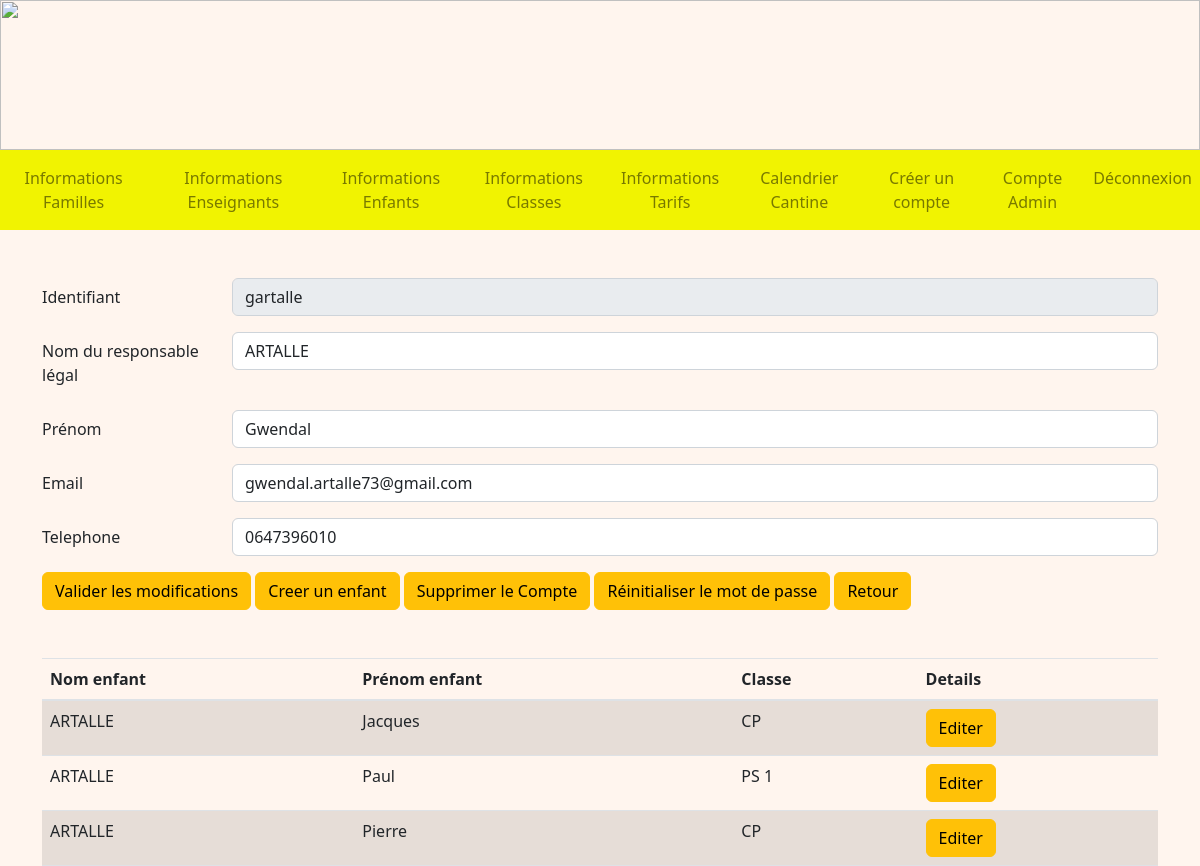
Page /detailsFamille/1 (signed in) on the earlier database version.
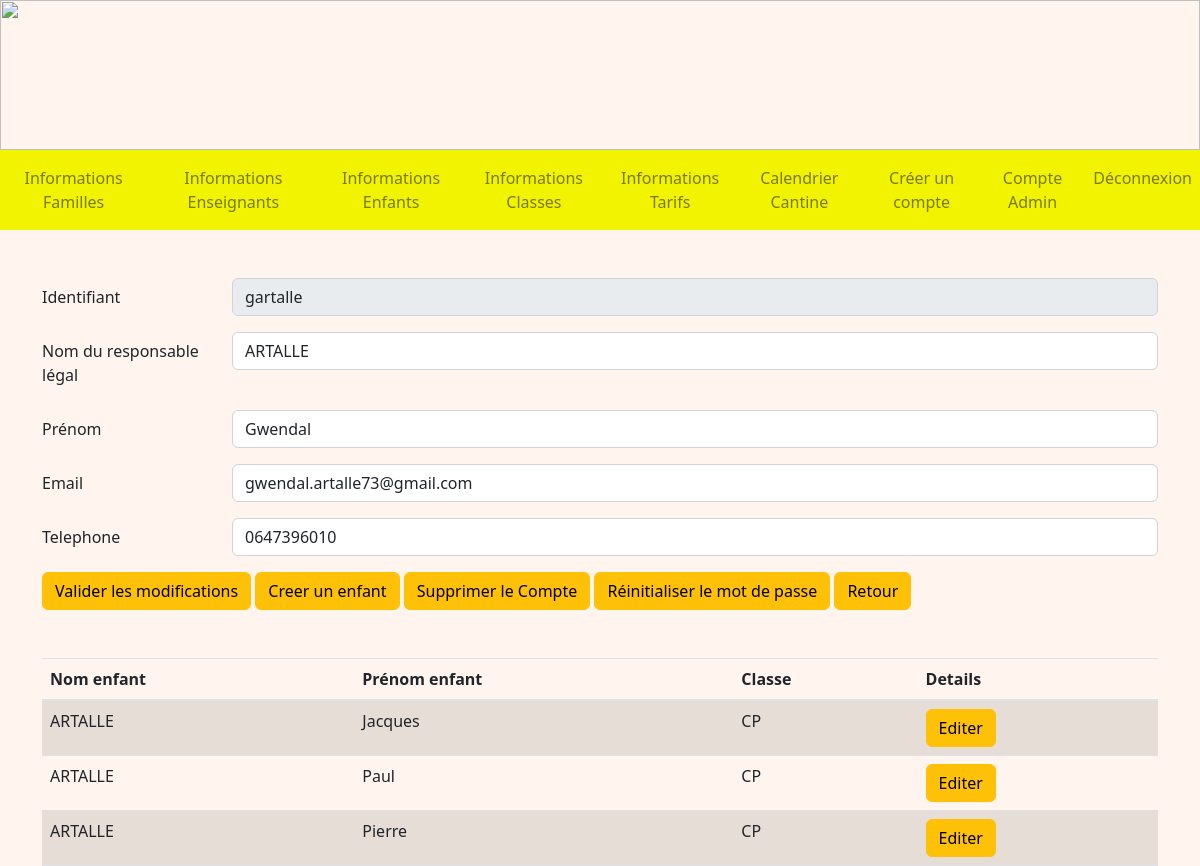
Same page on the later database version.
### tables this page shows
CREATE TABLE Enfant (
  code_enfant integer primary key autoincrement,
  nom_enfant TEXT NOT NULL,
  prenom_enfant TEXT NOT NULL,
  code_tarif integer NOT NULL,
  code_classe integer NOT NULL,
  code_representant integer NOT NULL,
  code_formule integer NOT NULL,
  FOREIGN KEY (code_tarif) REFERENCES Tarif(code_tarif),
  FOREIGN KEY (code_classe) REFERENCES Classe(code_classe),
  FOREIGN KEY (code_representant) REFERENCES Representant(code_representant)
  FOREIGN KEY (code_formule) REFERENCES Formule(code_formule)
);

CREATE TABLE Classe (
  code_classe integer primary key autoincrement,
  nom_classe TEXT NOT NULL,
  code_type integer NOT NULL,
  FOREIGN KEY(code_type) REFERENCES TypeDeClasse(code_type)
);

### admin.py (the view)
@app.route('/detailsFamille/<int:code_rep>', methods = ["POST", "GET"])
@login_required
def detailsFamille(code_rep):
    db = get_db()
    cur = db.cursor()
    user = cur.execute("SELECT type_compte FROM Compte WHERE identifiant = ?", (flask_login.current_user.name, )).fetchone()
    if user[0] == 'Admin':
        if request.method == "POST":
            cur.execute("UPDATE Representant SET nom_representant=?, prenom_representant = ?, telephone = ?, email = ? WHERE code_representant = ?",
            (request.form["surname"], request.form["name"], request.form["phone"], request.form["mail"], code_rep, ))
            db.commit()
        representant = cur.execute("SELECT R.*, C.mot_de_passe FROM Representant AS R INNER JOIN Compte AS C ON R.identifiant = C.identifiant WHERE R.code_representant = ?", (code_rep, )).fetchone()
        enfants = cur.execute("SELECT E.nom_enfant, E.prenom_enfant, C.nom_classe, E.code_enfant FROM Enfant AS E INNER JOIN Classe AS C ON E.code_classe = C.code_classe WHERE code_representant = ? ORDER BY E.nom_enfant, E.prenom_enfant" ,  (code_rep, )).fetchall()
        return render_template('A_detailsFamille.html', representant = representant, enfants = enfants)
    if user[0] == 'Enseignant':
        return redirect(url_for('accueilEnseignant'))
    return redirect(url_for('accueil'))

### main.py (called while the page is built)
@login_manager.user_loader
def load_user(user_id):
    db = get_db()
    cur = db.cursor()
    user = cur.execute('SELECT identifiant, mot_de_passe FROM Compte WHERE identifiant=?', (user_id, )).fetchone()
    return User(user[0], user[1])

def get_db():
    if 'db' not in g:
        g.db = sqlite3.connect(DATABASE)
    return g.db

@app.teardown_appcontext
def close_connection(exception):
    db = g.pop('db', None)
    if db is not None:
        db.close()

### templates/A_detailsFamille.html (shortened to what this page needs)
<!DOCTYPE html>
<html>
<head>
    <link rel="stylesheet" href="https://cdn.jsdelivr.net/npm/bootstrap@4.3.1/dist/css/bootstrap.min.css"
>
    <link rel="stylesheet" href="/static/css/main.css">
</head>
<body>
    {% extends "A_layout.html" %}
    {% block content %}
    <div class="container mt-5 mb-5">
        <form method="POST">
            <div class="row mb-3">
                <label for="id" class="col-sm-2 col-form-label">Identifiant</label>
                <div class="col-sm-10">
                    <input name="id" type="text" class="form-control" id="id" value="{{representant[(5)]}}" disabled>
                </div>
            </div>
            <div class="row mb-3">
                <label for="surname" class="col-sm-2 col-form-label">Nom du responsable légal</label>
                <div class="col-sm-10">
                    <input name="surname" type="name" class="form-control" id="surname" value="{{representant[1]}}"
                        required>
                </div>
            </div>
            <div class="row mb-3">
                <label for="name" class="col-sm-2 col-form-label">Prénom</label>
                <div class="col-sm-10">
                    <input name="name" type="name" class="form-control" id="name" value="{{representant[2]}}" required>
                </div>
            </div>
            <div class="row mb-3">
                <label for="mail" class="col-sm-2 col-form-label">Email</label>
                <div class="col-sm-10">
                    <input name="mail" type="email" class="form-control" id="mail" value="{{representant[4]}}">
                </div>
            </div>
            <div class="row mb-3">
                <label for="phone" class="col-sm-2 col-form-label">Telephone</label>
                <div class="col-sm-10">
                    <input name="phone" type="number" class="form-control" id="phone" value="{{representant[3]}}">
                </div>
            </div>
            <button type="submit" class="btn btn-warning">Valider les modifications</button>
            <a href="/ajouterEnfant/{{ representant[0] }}" class="btn btn-warning">Creer un enfant</a>
            <a href="/suppressionR/{{ representant[0] }}" class="btn btn-warning"
                onclick="if (confirm('Voulez-vous vraiment supprimer ce compte ?')) commentDelete(1); return false">Supprimer
                le Compte</a>
            <a href="/modifMDPR/{{ representant[0] }}" class="btn btn-warning"
                onclick="if (confirm('Voulez-vous vraiment reinitialiser le mot de passe ?')) commentDelete(1); return false">Réinitialiser
                le mot de
                passe</a>
            <a href="/infosFamilles" class="btn btn-warning">Retour</a>
        </form>
    </div>
    {% if enfants%}
    <div class="container mt-5 mb-5">
        <table class="table table-striped">
            <thead>
                <tr>
                    <div class="container mt-5 mb-5">
                        <th scope="col">Nom enfant</th>
                        <th scope="col">Prénom enfant</th>
                        <th scope="col">Classe</th>
                        <th scope="col">Details</th>
                </tr>
            </thead>
            <tbody>
                {% for enfant in enfants %}
                <tr>
                    <div class="container mt-5 mb-5">
                        <td>{{ enfant[0] }}</td>
                        <td>{{ enfant[1] }}</td>
                        <td>{{ enfant[2] }}</td>
                        <td>
                            <a href="/detailsEnfant/{{ enfant[3] }}" class="btn btn-warning">Editer</a>
                        </td>
                </tr>
                {% endfor %}
            </tbody>
        </table>
    </div>
    {% endif %}
    {% endblock %}

Differences in the rows shown:
changed Enfant "Paul": nom_classe "PS 1" → "CP"
